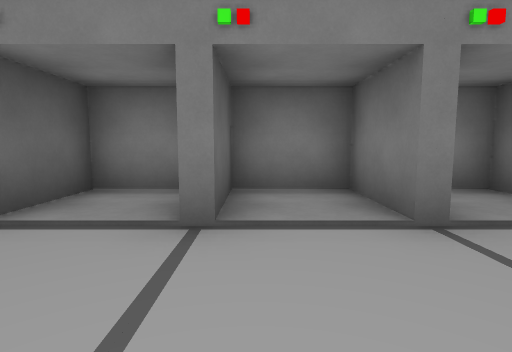
View 1 (above)

12 first-person views from a walk through a level from a Godot 3-D game. The camera is 1.4 m above the floor, tilts 6° down and sees 80° across. The floor is counted in squares, 2 m on a side. Each view is taken from the middle of a square. On the plan, view 1 faces up. The plan holds only what a view shows up to about 10 squares ahead; the rest is blank. The place goes on beyond the plan. Door leaves are left out where a doorway can be walked through. Some surface patterns are stand-ins.

View 2
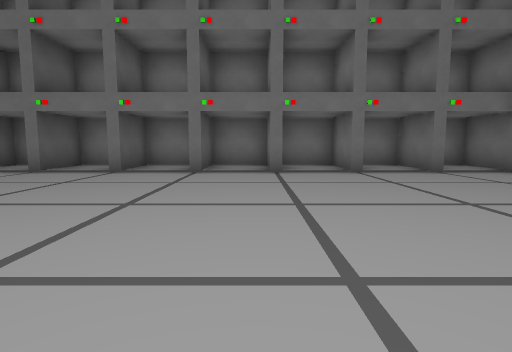

View 3
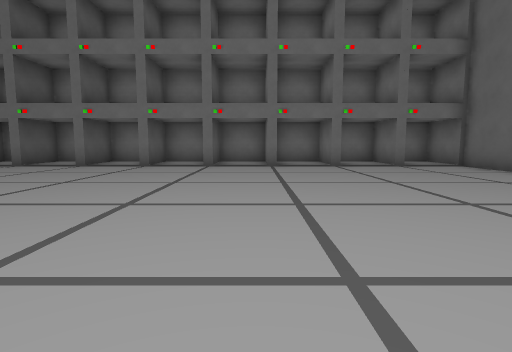

View 4
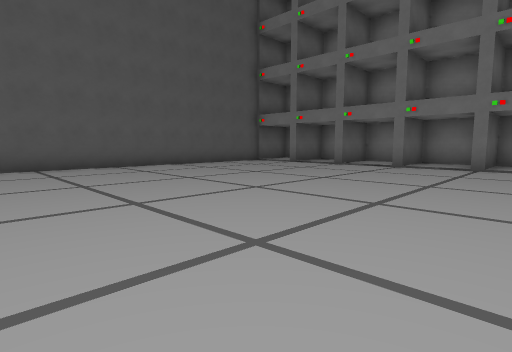

View 5
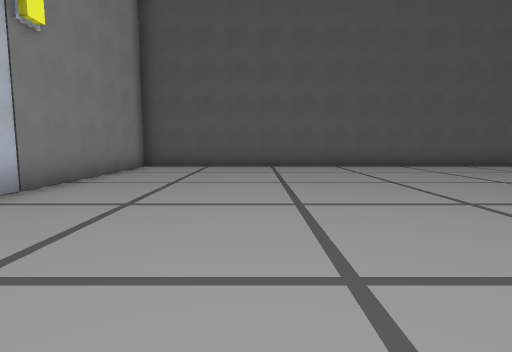

View 6
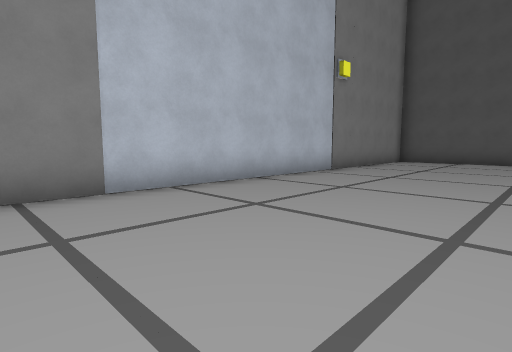

View 7
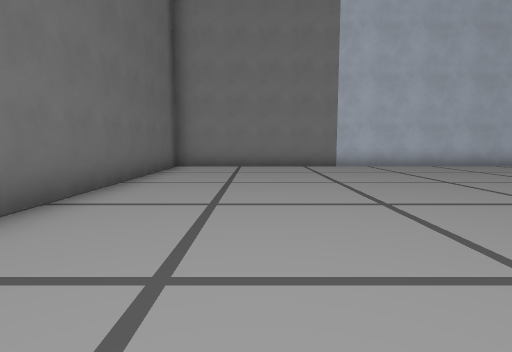

View 8
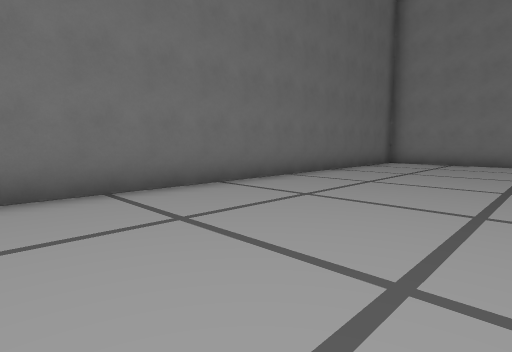

View 9
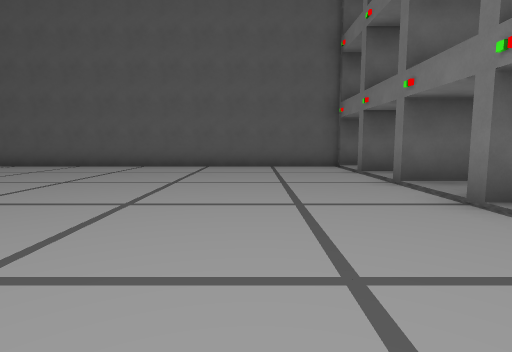

View 10
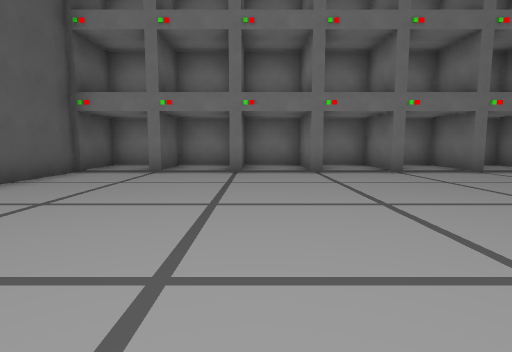

View 11
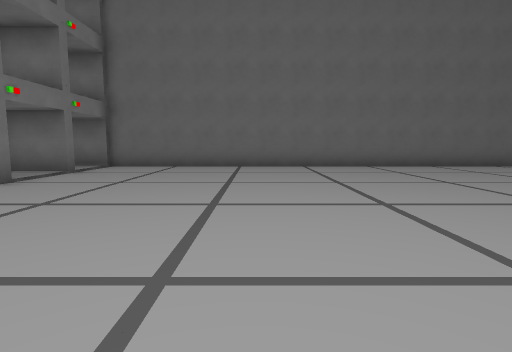

View 12
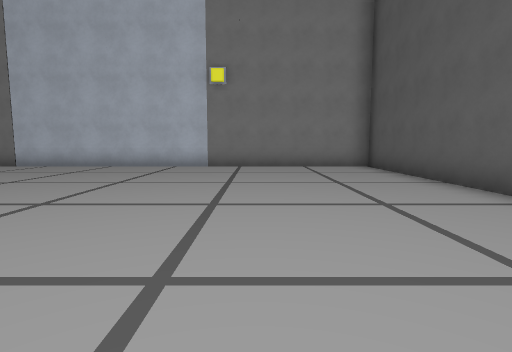

### Floor plan
Points are (right, up) in squares from view 1. A wall is a line through its corners. A room is listed if a view was taken in it or the views show most of it. See-through windows are left out.
Room 1 (views 1, 2, 3, 4, 5, 6, 7, 8, 9, 10, 11, 12)
walls: (-2.3, 2.6) (-2.6, 2.6); (-4.3, 2.6) (-4.6, 2.6); (-0.3, 2.6) (-0.6, 2.6); (-6.3, 2.6) (-6.8, 2.6); (1.8, 2.6) (1.4, 2.6); (-8.3, 2.6) (-8.8, 2.6); (3.8, 2.6) (3.4, 2.6); (-10.5, 4.3) (-10.5, -11.5) (5.5, -11.5) (5.5, 4.3)
ways out: open door at (-2.5, 3) to room 2
Room 2 (no view inside)
walls: (-9.2, 4.3) (-10.5, 4.3)
ways out: open door at (-2.5, 3) to room 1

Positions as (right, up) in squares from view 1, and headings:
1: (0, 0), facing up
2: (-1, -5), facing up
3: (-1, -7), facing up
4: (-1, -7), facing up-left
5: (-1, -8), facing left
6: (2, -7), facing down-left
7: (3, -2), facing down
8: (1, 0), facing down-right
9: (-1, 0), facing left
10: (-6, -5), facing up
11: (-4, -2), facing right
12: (-7, -2), facing down
